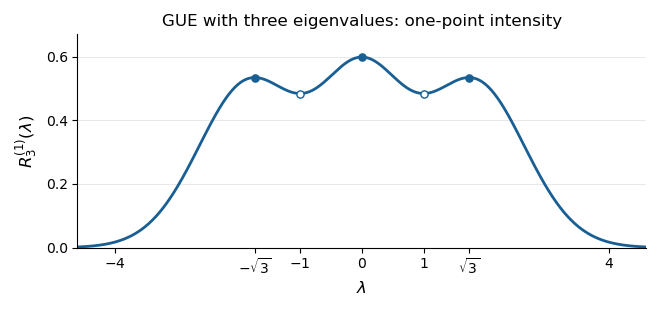

Python code for this plot:
"""Generate the original GUE n=3 intensity figure (Python 3.14; dependencies in pyproject.toml)."""
from pathlib import Path
import os
os.environ.setdefault('MPLCONFIGDIR', '/tmp/oxford-2025-rmt-matplotlib')
import matplotlib
matplotlib.use('Agg')
import matplotlib.pyplot as plt
import numpy as np


def intensity(x):
    return (x**4 + 3) * np.exp(-x*x/2) / (2*np.sqrt(2*np.pi))


fig, ax = plt.subplots(figsize=(6.6, 3.1), dpi=100, facecolor='white')
ax.set_facecolor('white')
x = np.linspace(-4.6, 4.6, 1500)
ax.plot(x, intensity(x), color='#195f93', linewidth=2)
maxima = np.array([-np.sqrt(3), 0, np.sqrt(3)])
ax.scatter(maxima, intensity(maxima), color='#195f93', s=27, zorder=3)
minima = np.array([-1., 1.])
ax.scatter(minima, intensity(minima), facecolor='white', edgecolor='#195f93', s=27, zorder=3)
ax.set_xlim(-4.6, 4.6)
ax.set_ylim(0, .67)
ax.set_xticks([-4, -np.sqrt(3), -1, 0, 1, np.sqrt(3), 4],
              ['$-4$', '$-\\sqrt{3}$', '$-1$', '$0$', '$1$', '$\\sqrt{3}$', '$4$'])
ax.set_yticks([0, .2, .4, .6])
ax.set_xlabel('$\\lambda$', fontsize=12, labelpad=2)
ax.set_ylabel('$R_3^{(1)}(\\lambda)$', fontsize=12)
ax.set_title('GUE with three eigenvalues: one-point intensity', fontsize=12)
ax.spines[['top', 'right']].set_visible(False)
ax.grid(axis='y', color='#e4e4e4', linewidth=.6)
fig.tight_layout(pad=1.0)
fig.savefig(Path(__file__).with_suffix('.png').name, facecolor='white', transparent=False,
            metadata={'Description': 'Original plot of (lambda^4+3) exp(-lambda^2/2)/(2 sqrt(2 pi)).'})
plt.close(fig)
